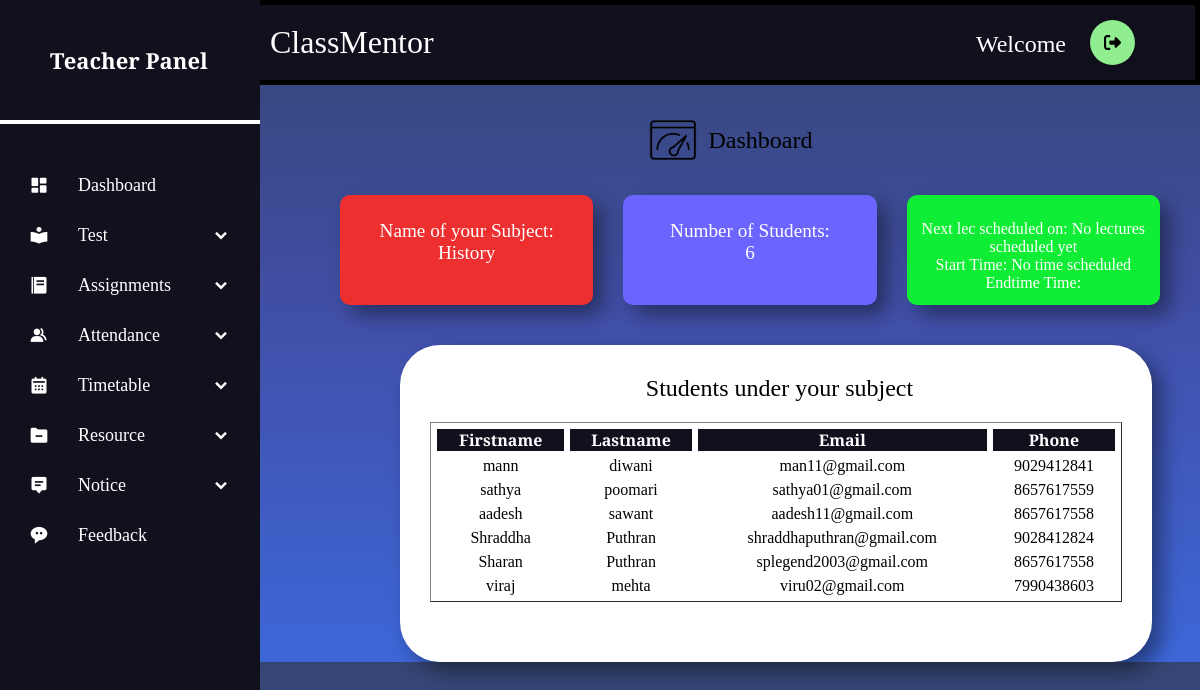
Screenshot of /teacher/teacherdashboard.php with the database file from the repository.
### tables this page shows
CREATE TABLE `subjectdetails` (
  `SubjectID` int(11) NOT NULL,
  `TeacherID` int(11) NOT NULL,
  `CourseID` int(11) NOT NULL,
  `Subjectname` varchar(100) NOT NULL
);

CREATE TABLE `teacherdetails` (
  `TeacherID` int(11) NOT NULL,
  `Firstname` varchar(50) NOT NULL,
  `Lastname` varchar(50) NOT NULL,
  `Email` varchar(150) NOT NULL,
  `Phone` varchar(10) NOT NULL,
  `Education` varchar(200) NOT NULL,
  `Subjectstaken` varchar(200) NOT NULL,
  `Username` varchar(50) NOT NULL,
  `Password` varchar(20) NOT NULL,
  `code` mediumint(9) NOT NULL
);

CREATE TABLE `studentdetails` (
  `StudentID` int(11) NOT NULL,
  `CourseID` int(11) NOT NULL,
  `Firstname` varchar(50) NOT NULL,
  `Lastname` varchar(50) NOT NULL,
  `Email` varchar(100) NOT NULL,
  `Phone` varchar(10) NOT NULL,
  `Age` int(11) NOT NULL,
  `Username` varchar(50) NOT NULL,
  `Password` varchar(10) NOT NULL,
  `code` mediumint(9) NOT NULL
);

### teacher/teacherdashboard.php (the view, shortened to what this page needs)
<?php
include("components/connect.php");
include("components/sidebar.php");
$username = "Divya01";
$sql = "select * from teacherdetails where Username= '$username' ";
$result = mysqli_query($conn, $sql);
$answer = mysqli_fetch_assoc($result);
$answer2 = $answer['TeacherID'];
$sql2 = "select * from subjectdetails where TeacherID = '$answer2'";
$result2 = mysqli_query($conn, $sql2);
$subjectanswer = mysqli_fetch_assoc($result2);
$subjectname = $subjectanswer['Subjectname'];
$subjectanswer2 = $subjectanswer['SubjectID'];
$sql3 = "select CourseID from subjectdetails where SubjectID = '$subjectanswer2'";
$result3 = mysqli_query($conn, $sql3);
$courseanswer = mysqli_fetch_assoc($result3);
$courseanswer2 = $courseanswer['CourseID'];
$sql4 = "select Firstname, Lastname, Email, Phone from studentdetails where CourseID = '$courseanswer2'";
$sql5 = "SELECT COUNT(*) AS total_rows FROM studentdetails where CourseID = '$courseanswer2'";
$result4 = mysqli_query($conn, $sql4);
$result5 = mysqli_query($conn, $sql5);
if ($result5) {
    $row = $result5->fetch_assoc();
    $total_rows2 = $row['total_rows'];
}
$currentDate = date('Y-m-d');
$sql = "SELECT * FROM timetabledetails WHERE Date >= '$currentDate' AND TeacherID='$answer2' ORDER BY Date ASC";
$result = $conn->query($sql);
if ($result->num_rows > 0) {
    $row = $result->fetch_assoc();
    $currdate = date('d-m-Y', strtotime($row['Date']));
    $start = date('H:i', strtotime($row['Starttime']));
    $end = date('H:i', strtotime($row['Endtime']));
} else {
    $currdate = "No lectures scheduled yet";
    $start = "No time scheduled";
    $end = "";
}
?>
<!DOCTYPE html>
<html lang="en">
<head>
    <link rel="stylesheet" href="styles/sidebarstyle.css">
    <link rel="stylesheet" href="styles/tablestyle.css">
    <link rel="stylesheet" href="styles/resstyle.css">
    <link rel="stylesheet" href="styles/dashboardstyle.css">
    <link href='https://unpkg.com/boxicons@2.0.7/css/boxicons.min.css' rel='stylesheet'>
</head>
<body>
    <section class="home-section">
        <div class="home-content">
            <div class="left-content">
                ClassMentor
            </div>
            <div class="right-content">
                <label for="" class="dropdowntext">Welcome</label>
                <div class="dropdown">
                   <a href="logout.php"><button class="Btn">
                        <div class="sign"></div>
                    </button>
                   </a>
                </div>
            </div>
        </div>
        <div class="headertext">
            <img src="images/dashboard.png" alt="" class="dashimage">
            <label for="" class="dashtext">Dashboard</label>
        </div>
        <div class="stat">
            <div class="subname">
                <label for="" class="count">Name of your Subject:</label><br>
                <label for="" class="statcount count"><?php echo $subjectname; ?></label>
            </div>
            <div class="studstat">
                <label for="" class="count">Number of Students:</label><br>
                <label for="" class="statcount count"><?php echo $total_rows2; ?></label>
            </div>
            <div class="timestat">
                <label for="" class="count">Next lec scheduled on: <?php echo $currdate; ?> </label><br>
                <label for="" class="statcount count">Start Time: <?php echo $start; ?></label><br>
                <label for="" class="statcount count">Endtime Time: <?php echo $end; ?></label>
            </div>
        </div>
        <?php
        if ($result4) {
            if (mysqli_num_rows($result4) > 0) { ?>
                <div class="table-control">
                    <label for="" class="dashtext">Students under your subject</label>
                    <table border="1" cellspacing="6" cellpadding="6">
                        <tr class="heading">
                            <th>Firstname</th>
                            <th>Lastname</th>
                            <th>Email</th>
                            <th>Phone</th>
                        </tr>
                <?php
                while ($result5 = mysqli_fetch_assoc($result4)) {
                    echo "
             <tr class='data'>
                  <td>" . $result5['Firstname'] . "</td>
                  <td>" . $result5['Lastname'] . "</td>
                  <td>" . $result5['Email'] . "</td>
                  <td>" . $result5['Phone'] . "</td>
             </tr>
        ";
                }
            } else {
                echo "<div class='btndiv'>Data not found</div>";
            }
        }
                ?>
    </section>
</body>
</html>

### teacher/components/sidebar.php (shortened to what this page needs)
<!DOCTYPE html>
<html lang="en" dir="ltr">
<head>
    <link rel="stylesheet" href="sidebarstyle.css">
    <link href='https://unpkg.com/boxicons@2.0.7/css/boxicons.min.css' rel='stylesheet'>
</head>
<body>
    <div class="sidebar close">
        <div class="logo-details">
            <span class="logo_name">Teacher Panel</span>
        </div>
        <h1 class="line"></h1>
        <ul class="nav-links">
            <li>
                <a href="teacherdashboard.php">
                    <i class='bx bxs-dashboard'></i>
                    <span class="link_name">Dashboard</span>
                </a>
            </li>
            <li>
                <div class="iocn-link">
                    <a href="#">
                        <i class='bx bxs-book-reader'></i>
                        <span class="link_name">Test</span>
                    </a>
                    <i class='bx bxs-chevron-down arrow'></i>
                </div>
            </li>
            <li>
                <div class="iocn-link">
                    <a href="#">
                        <i class='bx bxs-food-menu'></i>
                        <span class="link_name">Assignments</span>
                    </a>
                    <i class='bx bxs-chevron-down arrow'></i>
                </div>
            </li>
            <li>
                <div class="iocn-link">
                    <a href="#">
                        <i class='bx bxs-group'></i>
                        <span class="link_name">Attendance</span>
                    </a>
                    <i class='bx bxs-chevron-down arrow'></i>
                </div>
            </li>
            <li>
                <div class="iocn-link">
                    <a href="#">
                        <i class='bx bxs-calendar'></i>
                        <span class="link_name">Timetable</span>
                    </a>
                    <i class='bx bxs-chevron-down arrow'></i>
                </div>
            </li>
            <li>
                <div class="iocn-link">
                    <a href="#">
                        <i class='bx bxs-folder-minus'></i>
                        <span class="link_name">Resource</span>
                    </a>
                    <i class='bx bxs-chevron-down arrow'></i>
                </div>
            </li>
            <li>
                <div class="iocn-link">
                    <a href="#">
                        <i class='bx bxs-message-alt-detail'></i>
                        <span class="link_name">Notice</span>
                    </a>
                    <i class='bx bxs-chevron-down arrow'></i>
                </div>
            </li>
            <li>
                <div class="iocn-link">
                    <a href="feedback.php">
                    <i class='bx bxs-message-rounded-dots'></i>
                        <span class="link_name">Feedback</span>
                    </a>
                </div>
            </li>
        </ul>
    </div>
</body>
</html>

### admin/style/sidebarstyle.css (style rules this page uses)
* { margin: 0; padding: 0; box-sizing: border-box; font-family: 'Poppins', sans-serif; }
.sidebar { position: fixed; top: 0; left: 0; height: 100%; width: 260px; background: #11101d; z-index: 100; transition: all 0.5s ease; overflow: none; }
.sidebar .logo-details { height: 60px; width: 100%; display: flex; align-items: center; }
.line { border: 2px solid white; position: relative; margin-top: 60px; margin-bottom: 6px; }
.sidebar .logo-details .logo_name { font-size: 22px; color: #fff; font-weight: 600; transition: 0.3s ease; transition-delay: 0.1s; margin-top: 120px; margin-bottom: 60px; margin-left: 50px; }
.sidebar .nav-links { height: 100%; padding: 30px 0 150px 0; overflow: auto; margin-top: 5px; }
.sidebar .nav-links li { position: relative; list-style: none; transition: all 0.4s ease; }
.sidebar .nav-links li .iocn-link { display: flex; align-items: center; justify-content: space-between; }
.sidebar .nav-links li i { height: 50px; min-width: 78px; text-align: center; line-height: 50px; color: #fff; font-size: 20px; cursor: pointer; transition: all 0.3s ease; }
.sidebar .nav-links li a { display: flex; align-items: center; text-decoration: none; }
.sidebar .nav-links li a .link_name { font-size: 18px; font-weight: 400; color: #fff; transition: all 0.4s ease; }
.home-section { position: relative; background: #E4E9F7; left: 260px; width: calc(100% - 260px); transition: all 0.5s ease; }
.home-content { border: 5px solid black; border-left: 0; display: flex; margin: 0 auto; justify-content: space-between; align-items: center; padding: 10px; }
.left-content { flex: 1; }
.right-content { margin-left: auto; }
.dropdowntext { color: white; font-size: 1.5rem; position: relative; right: 40px; }
.dropdown { position: relative; display: inline-block; right: 40px; }
.home-section .home-content { height: 60px; display: flex; align-items: center; }

### teacher/styles/sidebarstyle.css (style rules this page uses)
* { margin: 0; padding: 0; box-sizing: border-box; font-family: "DM Serif Text", serif; }
.sidebar { position: fixed; top: 0; left: 0; height: 100%; width: 260px; background: #11101d; z-index: 100; transition: all 0.5s ease; overflow: none; }
.sidebar .logo-details { height: 60px; width: 100%; display: flex; align-items: center; }
.line { border: 2px solid white; position: relative; margin-top: 60px; margin-bottom: 6px; }
.sidebar .logo-details .logo_name { font-size: 22px; color: #fff; font-weight: 600; transition: 0.3s ease; transition-delay: 0.1s; margin-top: 120px; margin-bottom: 60px; margin-left: 50px; }
.sidebar .nav-links { height: 100%; padding: 30px 0 150px 0; overflow: auto; margin-top: 5px; }
.sidebar .nav-links li { position: relative; list-style: none; transition: all 0.4s ease; }
.sidebar .nav-links li .iocn-link { display: flex; align-items: center; justify-content: space-between; }
.sidebar .nav-links li i { height: 50px; min-width: 78px; text-align: center; line-height: 50px; color: #fff; font-size: 20px; cursor: pointer; transition: all 0.3s ease; }
.sidebar .nav-links li a { display: flex; align-items: center; text-decoration: none; }
.sidebar .nav-links li a .link_name { font-size: 18px; font-weight: 400; color: #fff; transition: all 0.4s ease; }
.home-section { position: relative; background: inherit; left: 260px; width: calc(100% - 260px); transition: all 0.5s ease; }
.home-content { border: 5px solid black; border-left: 0; display: flex; margin: 0 auto; justify-content: space-between; align-items: center; padding: 10px; }
.left-content { flex: 1; }
.right-content { justify-content: center; text-align: center; padding: 10px; }
.dropdowntext { color: white; font-size: 1.5rem; position: relative; right: 40px; vertical-align: middle; position: relative; bottom: 3px; }
.dropdown { position: relative; display: inline-block; right: 40px; }
.home-section .home-content { height: 85px; display: flex; align-items: center; background-color: #11101d; }
.left-content { font-size: 2rem; color: white; }
.Btn { display: flex; align-items: center; justify-content: flex-start; width: 45px; height: 45px; border: none; border-radius: 50%; cursor: pointer; position: relative; overflow: hidden; transition-duration: 0.3s; box-shadow: 2px 2px 10px rgba(0, 0, 0, 0.199); background-color: lightgreen; margin-left: 20px; }
.sign { width: 100%; transition-duration: 0.3s; display: flex; align-items: center; justify-content: center; }
.sign svg { width: 17px; }

### teacher/styles/resstyle.css (style rules this page uses)
body { background: linear-gradient(0deg, rgb(61, 103, 216),rgb(65, 80, 170),rgb(53, 69, 115)); }

### rows the page displays
subjectdetails: Subjectname "History"
teacherdetails: code "No lectures scheduled yet", code "No time scheduled"
studentdetails: Firstname "mann", Lastname "diwani", Email "man11@gmail.com", Phone "9029412841"
studentdetails: Firstname "sathya", Lastname "poomari", Email "sathya01@gmail.com", Phone "8657617559"
studentdetails: Firstname "aadesh", Lastname "sawant", Email "aadesh11@gmail.com", Phone "8657617558"
studentdetails: Firstname "Shraddha", Lastname "Puthran", Email "shraddhaputhran@gmail.com", Phone "9028412824"
studentdetails: Firstname "Sharan", Lastname "Puthran", Email "splegend2003@gmail.com", Phone "8657617558"
studentdetails: Firstname "viraj", Lastname "mehta", Email "viru02@gmail.com", Phone "7990438603"

### other values shown
$total_rows2 "6"
